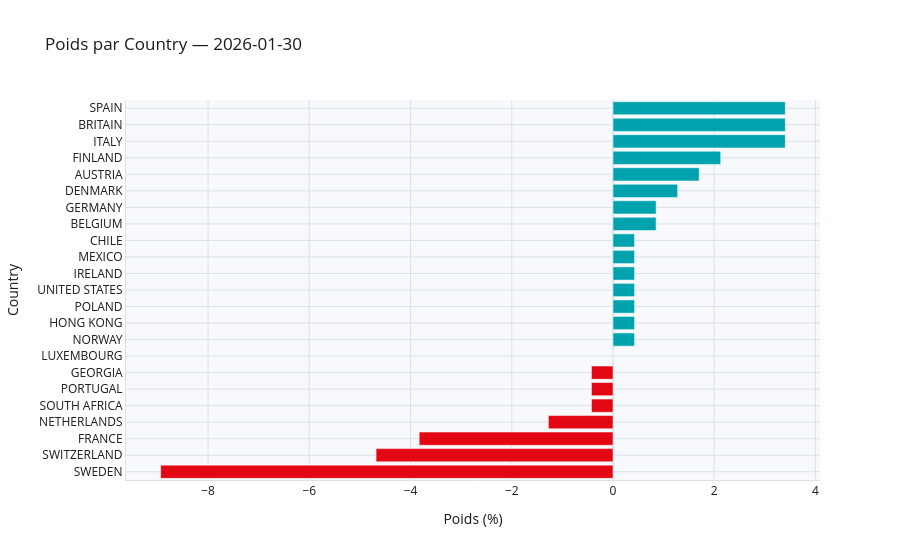

The notebook cell saved with this chart:
### Code cell
comp_charts["Country"].show()

### Figure 1 — Plotly figure (JSON) as saved in the notebook; plotly's stock layout.template omitted (floating-point values rounded to 4 significant figures)
{"data": [{"marker": {"color": ["#E30613", "#E30613", "#E30613", "#E30613", "#E30613", "#E30613", "#E30613", "#00A3AD", "#00A3AD", "#00A3AD", "#00A3AD", "#00A3AD", "#00A3AD", "#00A3AD", "#00A3AD", "#00A3AD", "#00A3AD", "#00A3AD", "#00A3AD", "#00A3AD", "#00A3AD", "#00A3AD", "#00A3AD"]}, "orientation": "h", "type": "bar", "x": [-8.936, -4.681, -3.83, -1.277, -0.4255, -0.4255, -0.4255, 0.0, 0.4255, 0.4255, 0.4255, 0.4255, 0.4255, 0.4255, 0.4255, 0.8511, 0.8511, 1.277, 1.702, 2.128, 3.404, 3.404, 3.404], "y": ["SWEDEN", "SWITZERLAND", "FRANCE", "NETHERLANDS", "SOUTH AFRICA", "PORTUGAL", "GEORGIA", "LUXEMBOURG", "NORWAY", "HONG KONG", "POLAND", "UNITED STATES", "IRELAND", "MEXICO", "CHILE", "BELGIUM", "GERMANY", "DENMARK", "AUSTRIA", "FINLAND", "ITALY", "BRITAIN", "SPAIN"]}], "layout": {"font": {"color": "#1A1A1A"}, "paper_bgcolor": "white", "plot_bgcolor": "#F7F9FC", "title": {"text": "Poids par Country — 2026-01-30"}, "xaxis": {"gridcolor": "#D9E2EC", "linecolor": "#D9E2EC", "title": {"text": "Poids (%)"}, "zerolinecolor": "#D9E2EC"}, "yaxis": {"gridcolor": "#D9E2EC", "linecolor": "#D9E2EC", "title": {"text": "Country"}, "zerolinecolor": "#D9E2EC"}}}
